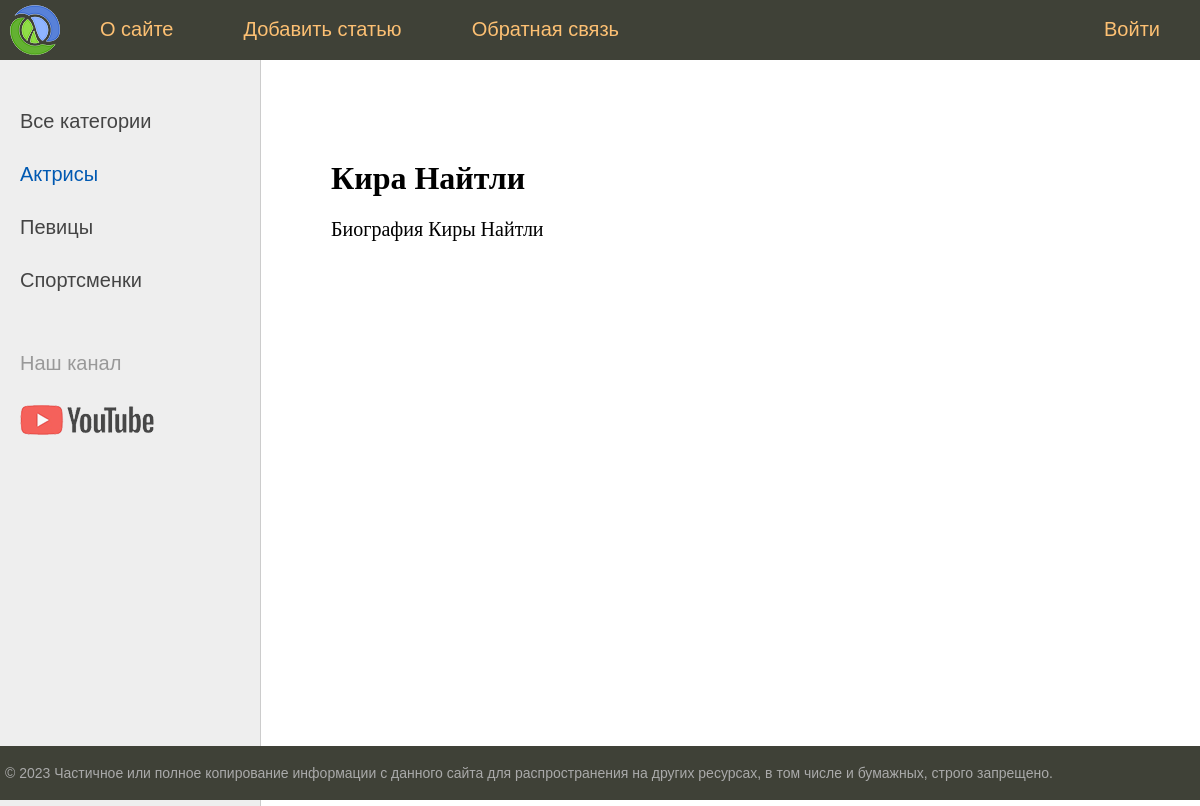
/post/kira-naitli/, run on an earlier commit of the app's database.
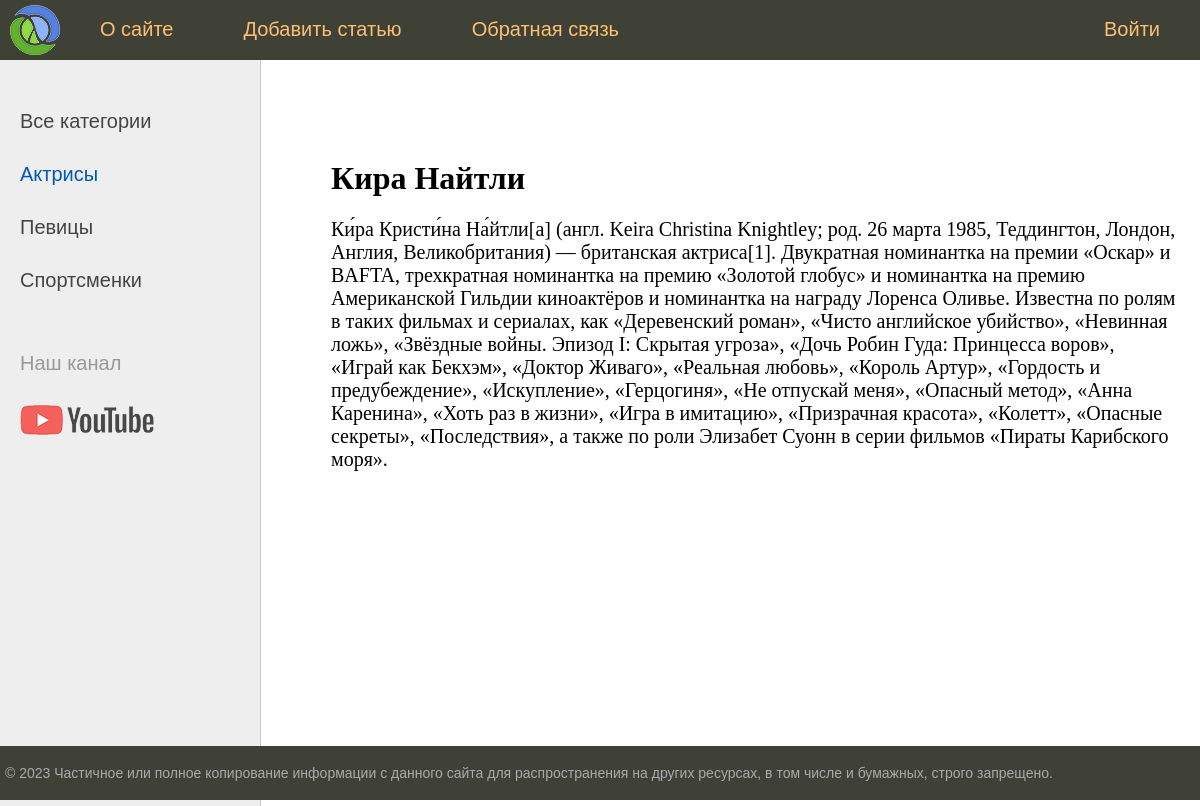
And on a later commit of the database.
### women/models.py (models this page shows, shortened)
class Women(models.Model):
    class Status(models.IntegerChoices):
        DRAFT = 0, 'Черновик'
        PUBLISHED = 1, 'Опубликовано'
    title = models.CharField(max_length=255)
    slug = models.SlugField(max_length=255, unique=True, db_index=True)
    content = models.TextField(blank=True)
    time_create = models.DateTimeField(auto_now_add=True)
    time_update = models.DateTimeField(auto_now=True)
    is_published = models.BooleanField(choices=Status.choices, default=Status.PUBLISHED)
    cat = models.ForeignKey('Category', on_delete=models.PROTECT)
    class Meta:
        ordering = ['-time_create']
        indexes = [
            models.Index(fields=['-time_create'])
        ]
    objects = models.Manager()
    published = PublishedManager()

### women/views.py (the view)
# urls.py: path('post/<slug:post_slug>/', views.show_post, name='post'),
def show_post(request, post_slug):
    post = get_object_or_404(Women, slug=post_slug)
    data = {
        'title': post.title,
        'menu': menu,
        'post': post,
        'cat_selected': 1
    }
    return render(request=request,
                  template_name='women/post.html',
                  context=data)

### women/templatetags/women_tags.py (called while the page is built)
@register.inclusion_tag('women/list_categories.html')
def show_categories(cat_selected=0):
    cats = views.cats_db
    return {'cats': cats, 'cat_selected': cat_selected}

### women/templates/women/post.html (shortened to what this page needs)
{% extends 'base.html' %}
{% block content %}
	<h1>{{ post.title }}</h1>
    {{ post.content|linebreaks }}
{% endblock %}

What changed in the data, as far as the page shows it:
changed Women "Кира Найтли": content "Биография Киры Найтли" → "Ки́ра Кристи́на На́йтли[a] (англ. Keira Christina Knightley; род. 26 марта 1985, Теддингтон, Лондон, Англия, Великобритания) — британская актриса[1]. Двукратная номинантка на премии «Оскар» и BAFTA, трехкратная номинантка на премию «Золотой глобус» и номинантка на премию Американской Гильдии киноактёров и номинантка на награду Лоренса Оливье. Известна по ролям в таких фильмах и сериалах, как «Деревенский роман», «Чисто английское убийство», «Невинная ложь», «Звёздные войны. Эпизод I: Скрытая угроза», «Дочь Робин Гуда: Принцесса воров», «Играй как Бекхэм», «Доктор Живаго», «Реальная любовь», «Король Артур», «Гордость и предубеждение», «Искупление», «Герцогиня», «Не отпускай меня», «Опасный…"
